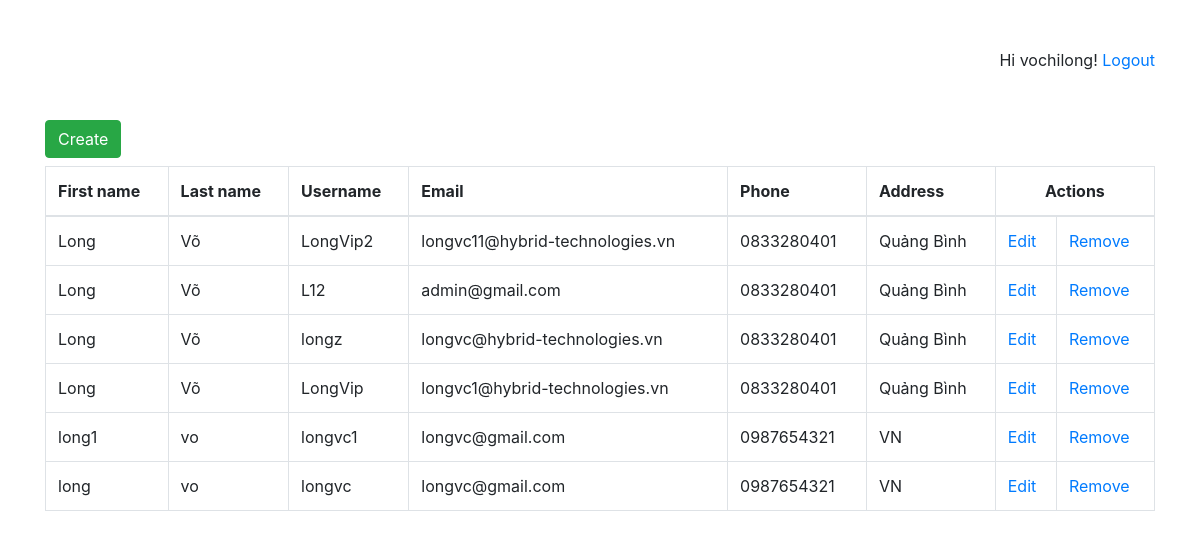
The page / (signed in) on the database its author committed.
### users/models.py (models this page shows, shortened)
class UserModel(User):
    phone = models.CharField(max_length=10)
    address = models.CharField(max_length=225)
    class Meta:
        ordering = ['-id']

### users/views.py (the view)
# urls.py: path('', views.UserView.as_view(), name='list'),
class UserView(View):
    model = UserModel
    def get(self, request):
        data_users = self.model.objects.all()
        return render(request, 'user/index.html', {'data_users': data_users})

### users/templates/user/index.html
{% extends "layout/master.html" %}
{% block content %}
<div class="row mb-2">
    <div class="col-md-6">
        <a href="{% url 'create' %}" class="btn btn-success">Create</a>
    </div>
</div>
<div class="row">
    <div class="col-md-12">
    <table class="table table-hover table-bordered">
        <thead>
            <th>First name</th>
            <th>Last name</th>
            <th>Username</th>
            <th>Email</th>
            <th>Phone</th>
            <th>Address</th>
            <th colspan="2" class="text-center">Actions</th>
        </thead>
        <tbody>
            {% for user in data_users %}
            <tr>
                <td>{{ user.first_name }}</td>
                <td>{{ user.last_name }}</td>
                <td>{{ user.username }}</td>
                <td>{{ user.email }}</td>
                <td>{{ user.phone }}</td>
                <td>{{ user.address }}</td>
                <td><a href="{% url 'edit' id=user.id %}">Edit</a></td>
                <td><a href="{% url 'delete' id=user.id %}">Remove</a></td>
            </tr>
            {% endfor %}
        </tbody>
    </table>
    </div>
</div>
{% endblock %}

### users/templates/layout/master.html (shortened to what this page needs)
<!doctype html>
<html lang="en">
<head>
    <link rel="stylesheet" href="https://cdn.jsdelivr.net/npm/bootstrap@4.3.1/dist/css/bootstrap.min.css"
>
</head>
<body>
<div class="container">
    <div class="row mb-5">
        <div class="col-md-12 text-right">
            {% if user.is_authenticated %}
            Hi {{ user.username }}!
            <a href="{% url 'logout' %}">Logout</a>
            {% else %}
            <p>You are not logged in</p>
            <a href="{% url 'login' %}">Log In</a>
            {% endif %}
        </div>
    </div>
</div>
<div class="container">
    {% block content %}
    {% endblock %}
</div>
</body>
</html>

### rows shown on the page
UserModel: first_name "Long", last_name "Võ", username "LongVip2", email "longvc11@hybrid-technologies.vn", phone "0833280401", address "Quảng Bình"
UserModel: first_name "Long", last_name "Võ", username "L12", email "admin@gmail.com", phone "0833280401", address "Quảng Bình"
UserModel: first_name "Long", last_name "Võ", username "longz", email "longvc@hybrid-technologies.vn", phone "0833280401", address "Quảng Bình"
UserModel: first_name "Long", last_name "Võ", username "LongVip", email "longvc1@hybrid-technologies.vn", phone "0833280401", address "Quảng Bình"
UserModel: first_name "long1", last_name "vo", username "longvc1", email "longvc@gmail.com", phone "0987654321", address "VN"
UserModel: first_name "long", last_name "vo", username "longvc", email "longvc@gmail.com", phone "0987654321", address "VN"

### other values the page prints
{{ user.username }} "vochilong"
